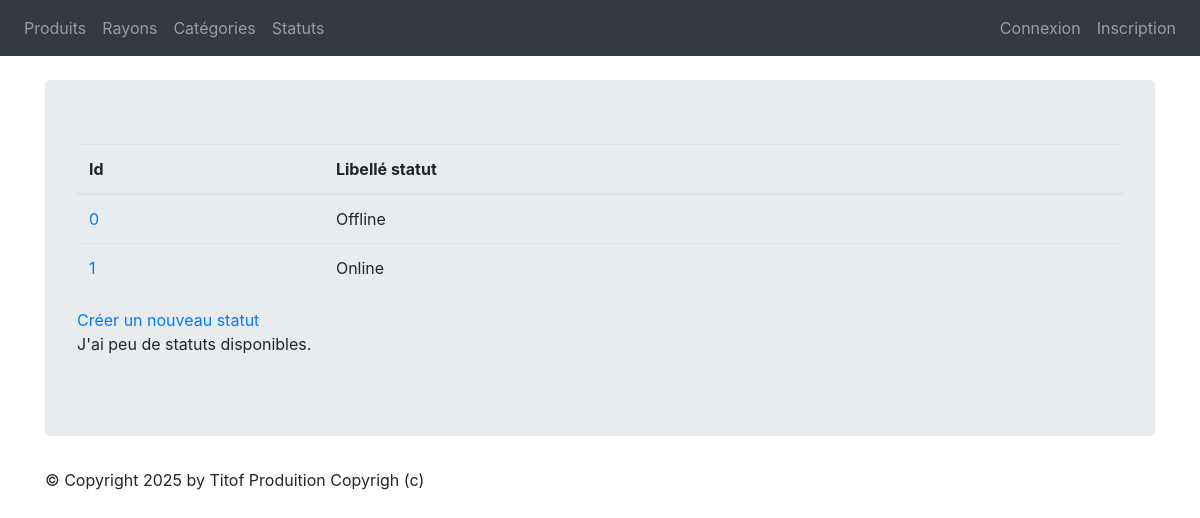
/monApp/statuts/, run on an earlier commit of the app's database.
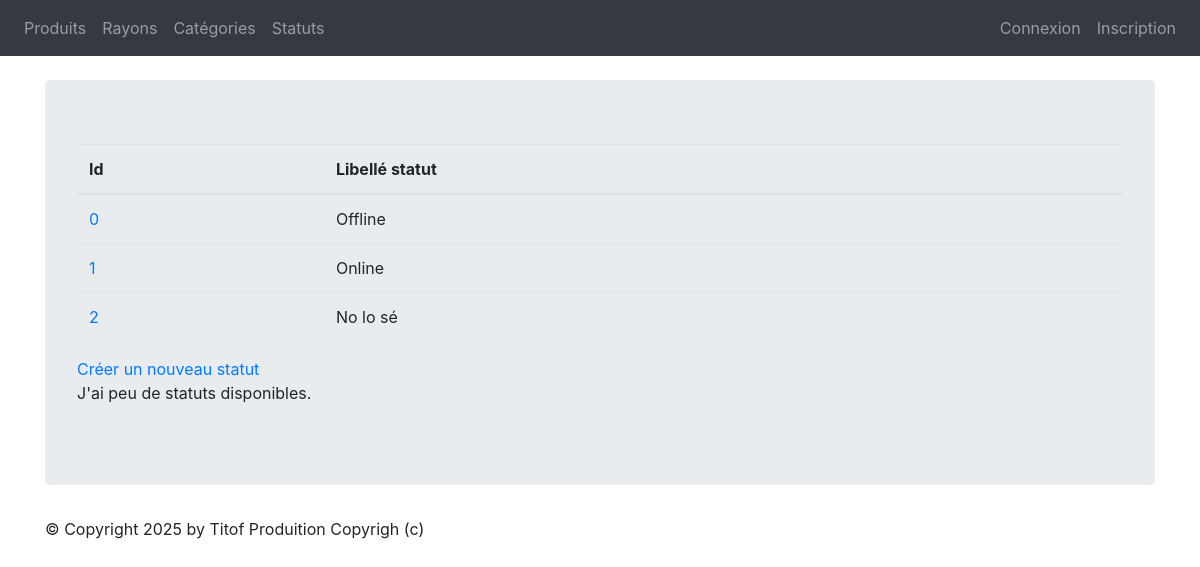
And on a later commit of the database.
### monApp/models.py (models this page shows, shortened)
class Statut(models.Model):
    idStatus = models.AutoField(primary_key=True)
    libelleStatus = models.CharField(max_length=100)

### monApp/views.py (the view)
# urls.py: path("statuts/", views.ListStatuts, name="list_statuts"),
def ListStatuts(request):
    stats = Statut.objects.all()
    return render(request, 'list_statuts.html', {'stats': stats})

### monApp/templates/list_statuts.html
{% extends 'base.html' %}
{% block content %}
<table class="table">
    <thead>
        <th>Id</th>
        <th>Libellé statut</th>
    </thead>
    <tbody>
    {% for stat in stats %}
    <tr>
        <td><a href="{% url 'dtl_statut' stat.idStatus %}">{{ stat.idStatus }}</a></td>
        <td>{{ stat.libelleStatus }}</td>
    </tr>
    {% endfor %}
    </tbody>
</table>
<a href="{% url 'crt_statut' %}">Créer un nouveau statut</a>
<p>
J'ai
{% if stats|length < 5 %}
    peu de
{% elif stats|length < 10 %}
    quelques
{% else %}
    beaucoup de
{% endif %}
statuts disponibles.
</p>
{% endblock %}

What changed in the data, as far as the page shows it:
added Statut: idStatus "2", libelleStatus "No lo sé"
